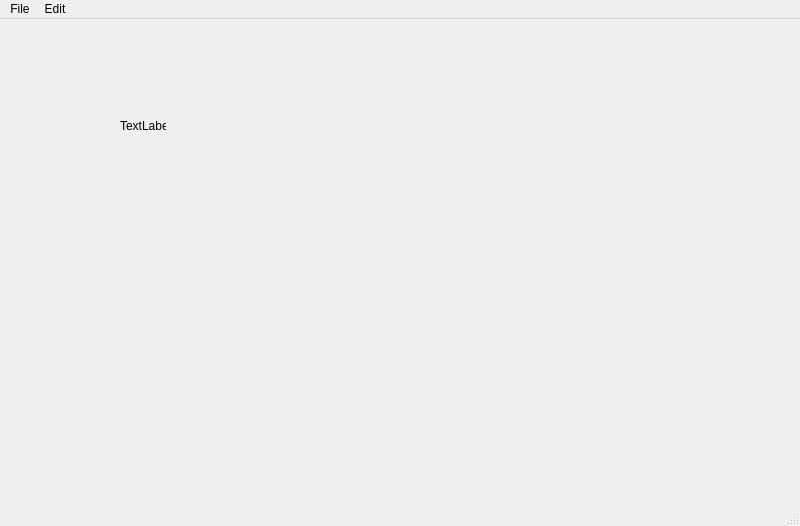
<?xml version="1.0" encoding="UTF-8"?>
<ui version="4.0">
 <class>MainWindow</class>
 <widget class="QMainWindow" name="MainWindow">
  <property name="geometry">
   <rect>
    <x>0</x>
    <y>0</y>
    <width>800</width>
    <height>526</height>
   </rect>
  </property>
  <property name="windowTitle">
   <string>MainWindow</string>
  </property>
  <widget class="QWidget" name="centralwidget">
   <widget class="QLabel" name="label">
    <property name="geometry">
     <rect>
      <x>120</x>
      <y>100</y>
      <width>46</width>
      <height>13</height>
     </rect>
    </property>
    <property name="text">
     <string>TextLabel</string>
    </property>
   </widget>
  </widget>
  <widget class="QStatusBar" name="statusbar"/>
  <widget class="QMenuBar" name="menubar">
   <property name="geometry">
    <rect>
     <x>0</x>
     <y>0</y>
     <width>800</width>
     <height>21</height>
    </rect>
   </property>
   <widget class="QMenu" name="menuFile">
    <property name="title">
     <string>File</string>
    </property>
    <widget class="QMenu" name="menu_View">
     <property name="title">
      <string>&amp;View</string>
     </property>
     <addaction name="actionPage_Layout_Box"/>
     <addaction name="actionFormat_Box"/>
    </widget>
    <addaction name="actionOpen"/>
    <addaction name="separator"/>
    <addaction name="menu_View"/>
   </widget>
   <widget class="QMenu" name="menuEdit">
    <property name="title">
     <string>Edit</string>
    </property>
    <addaction name="actionCut"/>
    <addaction name="actionCopy"/>
   </widget>
   <addaction name="menuFile"/>
   <addaction name="menuEdit"/>
  </widget>
  <action name="actionOpen">
   <property name="text">
    <string>Open</string>
   </property>
   <property name="statusTip">
    <string>Opening a file</string>
   </property>
   <property name="shortcut">
    <string>Ctrl+O</string>
   </property>
  </action>
  <action name="actionPage_Layout_Box">
   <property name="checkable">
    <bool>true</bool>
   </property>
   <property name="text">
    <string>Page Layout Box</string>
   </property>
   <property name="shortcut">
    <string>Shift+P</string>
   </property>
  </action>
  <action name="actionFormat_Box">
   <property name="checkable">
    <bool>true</bool>
   </property>
   <property name="text">
    <string>Format Box</string>
   </property>
  </action>
  <action name="actionCut">
   <property name="text">
    <string>Cut</string>
   </property>
  </action>
  <action name="actionCopy">
   <property name="text">
    <string>Copy</string>
   </property>
  </action>
 </widget>
 <resources/>
 <connections/>
</ui>
